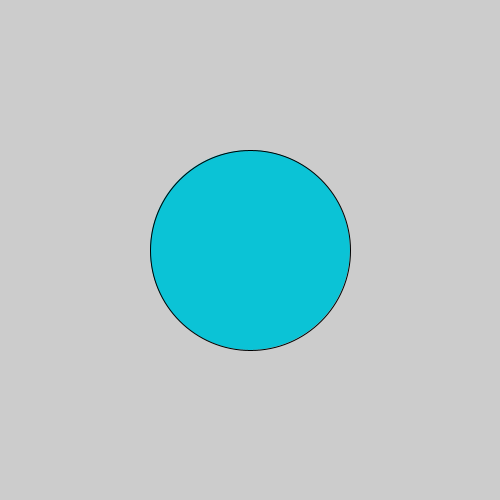
Frame 1 (no input)
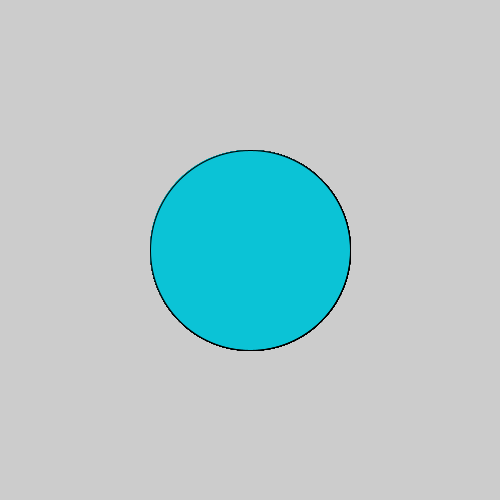
Frame 60 (the mouse pressed at the canvas centre just before this capture)
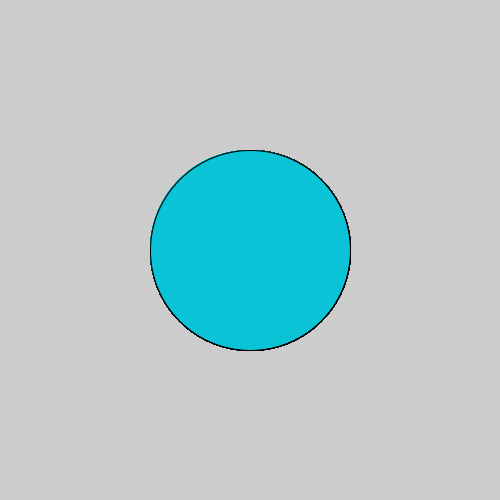
Frame 120 (the mouse held since frame 60 and released just before this capture)

The Processing sketch that drew these frames (run headless with seeded random() and noise(); from frame 60 on, the mouse is pressed at the canvas centre):

// Processing sketch: sketch8_260421a_pde
// ── sketch8_260421a_pde.pde
void setup(){
  size(500,500);
}

void draw(){
  if (mouseX>width/2){
     fill(#FFE603);
}else{
  fill(#0BC3D6);
}

  ellipse(width/2,height/2,200,200);
  
}
  
 
